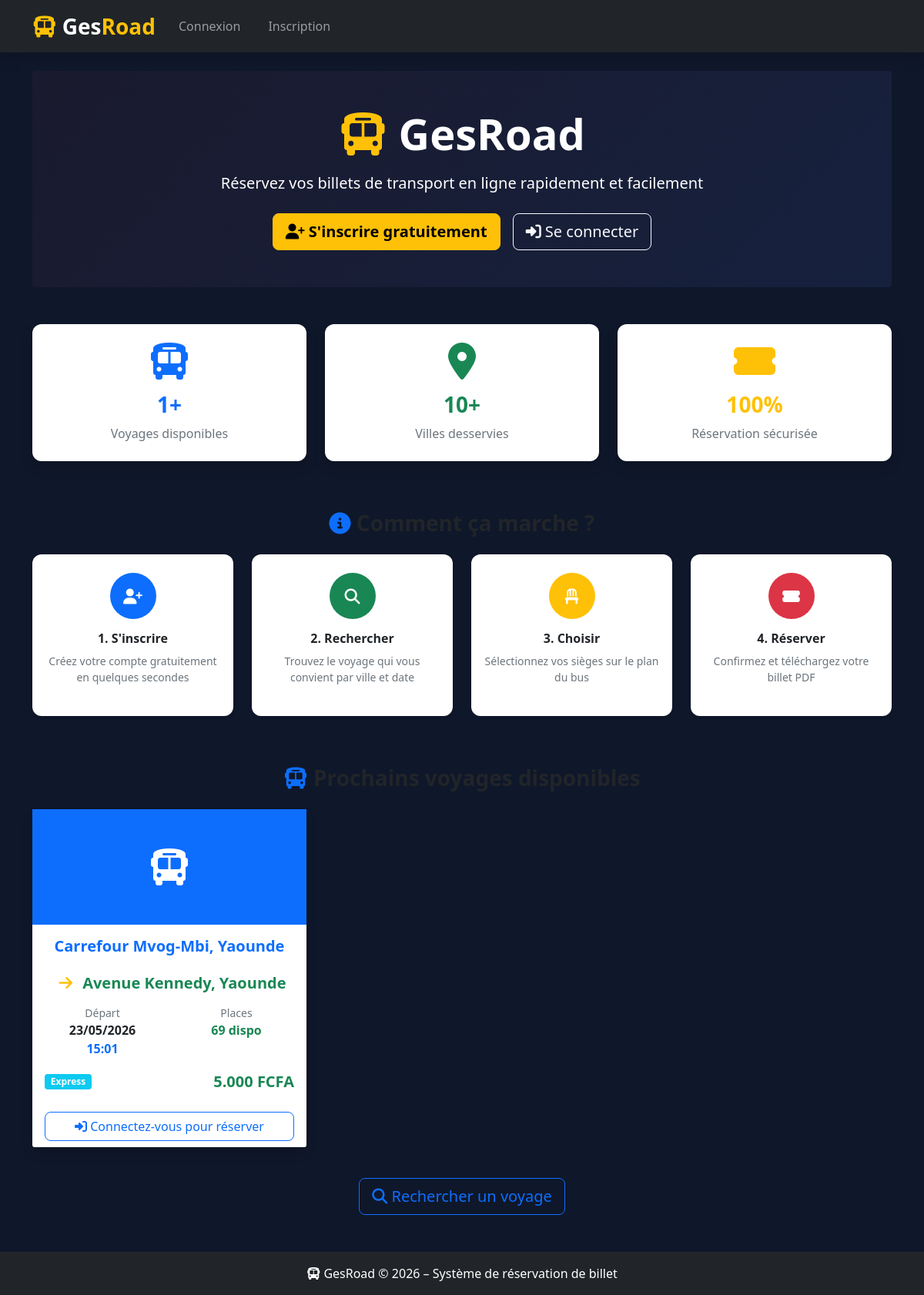
The page / on the database its author committed.
### tables this page shows
CREATE TABLE `voyage` (
  `id` int(11) NOT NULL AUTO_INCREMENT,
  `agencelocaledeapart_id` int(11) NOT NULL,
  `trajetchauffeur_id` int(11) DEFAULT NULL,
  `agenceloacledarrive_id` int(11) NOT NULL,
  `type_id` int(11) DEFAULT NULL,
  `bus_id` int(11) DEFAULT NULL,
  `dateheuredepart` datetime DEFAULT NULL,
  `dateheurearrive` datetime DEFAULT NULL,
  `prix` float DEFAULT NULL,
  `statut` int(11) DEFAULT NULL,
  `placerestante` int(11) DEFAULT NULL,
  PRIMARY KEY (`id`),
  KEY `FK_Association_16` (`agenceloacledarrive_id`),
  KEY `FK_Association_17` (`trajetchauffeur_id`),
  KEY `FK_Association_18` (`agencelocaledeapart_id`),
  KEY `FK_Association_6` (`bus_id`),
  KEY `FK_Association_7` (`type_id`),
  CONSTRAINT `FK_Association_16` FOREIGN KEY (`agenceloacledarrive_id`) REFERENCES `agence_locale` (`id`),
  CONSTRAINT `FK_Association_17` FOREIGN KEY (`trajetchauffeur_id`) REFERENCES `trajet_chauffeur` (`id`),
  CONSTRAINT `FK_Association_18` FOREIGN KEY (`agencelocaledeapart_id`) REFERENCES `agence_locale` (`id`),
  CONSTRAINT `FK_Association_6` FOREIGN KEY (`bus_id`) REFERENCES `bus` (`id`),
  CONSTRAINT `FK_Association_7` FOREIGN KEY (`type_id`) REFERENCES `typevoyage` (`id`)
);

CREATE TABLE `agence_locale` (
  `id` int(11) NOT NULL AUTO_INCREMENT,
  `agence_id` int(11) DEFAULT NULL,
  `addresse` varchar(254) DEFAULT NULL,
  `telephone` varchar(254) DEFAULT NULL,
  `statut` int(11) DEFAULT NULL,
  `photo` varchar(255) DEFAULT NULL,
  PRIMARY KEY (`id`),
  KEY `FK_Association_1` (`agence_id`),
  CONSTRAINT `FK_Association_1` FOREIGN KEY (`agence_id`) REFERENCES `agence` (`id`)
);

CREATE TABLE `typevoyage` (
  `id` int(11) NOT NULL AUTO_INCREMENT,
  `libelle` varchar(254) DEFAULT NULL,
  `description` int(11) DEFAULT NULL,
  PRIMARY KEY (`id`)
);

### controllers/homecontrollers.php (called while the page is built, shortened)
<?php
class HomeController {
    private $pdo;
    public function __construct($pdo) {
        $this->pdo    = $pdo;
    }
    public function index() {
        $voyages      = $this->getProchainVoyages();
        $totalVoyages = $this->getTotalVoyages();
        require_once VIEWS . '/home/index.php';
    }
   private function getProchainVoyages() {
    $stmt = $this->pdo->prepare("
        SELECT
            v.id,
            t.villedepart,
            t.villearrive,
            v.dateheuredepart,
            v.prix,
            v.placerestante,
            tv.libelle        AS type_voyage,
            al1.addresse       AS agence_depart,
            al1.photo         AS photo_depart,
            al2.addresse       AS agence_arrivee,
            al2.photo         AS photo_arrivee
        FROM voyage v
        JOIN trajet_chauffeur tc ON tc.id  = v.trajetchauffeur_id
        JOIN trajet t            ON t.id   = tc.trajet_id
        JOIN typevoyage tv       ON tv.id  = v.type_id
        JOIN agence_locale al1   ON al1.id = v.agencelocaledeapart_id
        JOIN agence_locale al2   ON al2.id = v.agenceloacledarrive_id
        WHERE v.statut          = 0
        AND   v.placerestante   > 0
        AND   v.dateheuredepart >= NOW()
        ORDER BY v.dateheuredepart ASC
        LIMIT 6
    ");
    $stmt->execute();
    return $stmt->fetchAll(PDO::FETCH_ASSOC);
}
private function getTotalVoyages() {
    $stmt = $this->pdo->prepare("
        SELECT COUNT(*) AS total
        FROM voyage
        WHERE statut = 0
        AND placerestante > 0
        AND dateheuredepart >= NOW()
    ");
    $stmt->execute();
    $result = $stmt->fetch(PDO::FETCH_ASSOC);
    return $result['total'];
}
}
?>

### views/home/index.php (the view, shortened to what this page needs)
<?php
include __DIR__ . '/../../views/layout.php'; ?>
<div class="bg-dark text-white rounded p-5 mb-5 text-center"
     style="background: linear-gradient(135deg, #1a1a2e, #16213e) !important;">
    <h1 class="display-4 fw-bold mb-3">
        <i class="fas fa-bus text-warning"></i> GesRoad
    </h1>
    <p class="lead mb-4">
        Réservez vos billets de transport en ligne rapidement et facilement
    </p>
    <div class="d-flex justify-content-center gap-3">
        <?php if (!isset($_SESSION['user_id'])): ?>
            <a href="<?= BASE_URL ?>/index.php?controller=user&action=inscription"
               class="btn btn-warning btn-lg fw-bold">
                <i class="fas fa-user-plus"></i> S'inscrire gratuitement
            </a>
            <a href="<?= BASE_URL ?>/index.php?controller=user&action=login"
               class="btn btn-outline-light btn-lg">
                <i class="fas fa-sign-in-alt"></i> Se connecter
            </a>
        <?php endif; ?>
    </div>
</div>
<div class="row text-center mb-5">
    <div class="col-md-4 mb-3">
        <div class="card shadow border-0 h-100">
            <div class="card-body py-4">
                <i class="fas fa-bus fa-3x text-primary mb-3"></i>
   <h3 class="fw-bold text-primary"><?= $totalVoyages ?>+</h3>
                <p class="text-muted mb-0">Voyages disponibles</p>
            </div>
        </div>
    </div>
    <div class="col-md-4 mb-3">
        <div class="card shadow border-0 h-100">
            <div class="card-body py-4">
                <i class="fas fa-map-marker-alt fa-3x text-success mb-3"></i>
                <h3 class="fw-bold text-success">10+</h3>
                <p class="text-muted mb-0">Villes desservies</p>
            </div>
        </div>
    </div>
    <div class="col-md-4 mb-3">
        <div class="card shadow border-0 h-100">
            <div class="card-body py-4">
                <i class="fas fa-ticket-alt fa-3x text-warning mb-3"></i>
                <h3 class="fw-bold text-warning">100%</h3>
                <p class="text-muted mb-0">Réservation sécurisée</p>
            </div>
        </div>
    </div>
</div>
<div class="mb-5">
    <h3 class="text-center fw-bold mb-4">
        <i class="fas fa-info-circle text-primary"></i> Comment ça marche ?
    </h3>
    <div class="row text-center">
        <div class="col-md-3 mb-3">
            <div class="card border-0 shadow-sm h-100">
                <div class="card-body py-4">
                    <div class="bg-primary text-white rounded-circle d-inline-flex align-items-center justify-content-center mb-3"
                         style="width:60px; height:60px;">
                        <i class="fas fa-user-plus fa-lg"></i>
                    </div>
                    <h6 class="fw-bold">1. S'inscrire</h6>
                    <p class="text-muted small">Créez votre compte gratuitement en quelques secondes</p>
                </div>
            </div>
        </div>
        <div class="col-md-3 mb-3">
            <div class="card border-0 shadow-sm h-100">
                <div class="card-body py-4">
                    <div class="bg-success text-white rounded-circle d-inline-flex align-items-center justify-content-center mb-3"
                         style="width:60px; height:60px;">
                        <i class="fas fa-search fa-lg"></i>
                    </div>
                    <h6 class="fw-bold">2. Rechercher</h6>
                    <p class="text-muted small">Trouvez le voyage qui vous convient par ville et date</p>
                </div>
            </div>
        </div>
        <div class="col-md-3 mb-3">
            <div class="card border-0 shadow-sm h-100">
                <div class="card-body py-4">
                    <div class="bg-warning text-white rounded-circle d-inline-flex align-items-center justify-content-center mb-3"
                         style="width:60px; height:60px;">
                        <i class="fas fa-chair fa-lg"></i>
                    </div>
                    <h6 class="fw-bold">3. Choisir</h6>
                    <p class="text-muted small">Sélectionnez vos sièges sur le plan du bus</p>
                </div>
            </div>
        </div>
        <div class="col-md-3 mb-3">
            <div class="card border-0 shadow-sm h-100">
                <div class="card-body py-4">
                    <div class="bg-danger text-white rounded-circle d-inline-flex align-items-center justify-content-center mb-3"
                         style="width:60px; height:60px;">
                        <i class="fas fa-ticket-alt fa-lg"></i>
                    </div>
                    <h6 class="fw-bold">4. Réserver</h6>
                    <p class="text-muted small">Confirmez et téléchargez votre billet PDF</p>
                </div>
            </div>
        </div>
    </div>
</div>
<div class="mb-5">
    <h3 class="text-center fw-bold mb-4">
        <i class="fas fa-bus text-primary"></i> Prochains voyages disponibles
    </h3>
    <?php if (!empty($voyages)): ?>
        <div class="row">
            <?php foreach ($voyages as $voyage): ?>
                <div class="col-md-4 mb-4">
                    <div class="card shadow border-0 h-100">
                        <?php if ($voyage['photo_depart']): ?>
                            <img
                                src="<?= BASE_URL ?>/uploads/agences/<?= $voyage['photo_depart'] ?>"
                                class="card-img-top"
                                style="height: 150px; object-fit: cover;"
                                alt="<?= $voyage['agence_depart'] ?>"
                            >
                        <?php else: ?>
                            <div class="bg-primary d-flex align-items-center justify-content-center"
                                 style="height: 150px;">
                                <i class="fas fa-bus fa-3x text-white"></i>
                            </div>
                        <?php endif; ?>
                        <div class="card-body">
                            <h5 class="fw-bold text-center mb-3">
                                <span class="text-primary"><?= $voyage['agence_depart'] ?></span><br> </br>
                                <i class="fas fa-arrow-right text-warning mx-2"></i>
                                <span class="text-success"><?= $voyage['agence_arrivee'] ?></span>
                            </h5>
                            <div class="row text-center mb-3">
                                <div class="col-6">
                                    <small class="text-muted d-block">Départ</small>
                                    <span class="fw-bold">
                                        <?= date('d/m/Y', strtotime($voyage['dateheuredepart'])) ?>
                                    </span><br>
                                    <span class="text-primary fw-bold">
                                        <?= date('H:i', strtotime($voyage['dateheuredepart'])) ?>
                                    </span>
                                </div>
                                <div class="col-6">
                                    <small class="text-muted d-block">Places</small>
                                    <span class="fw-bold text-success">
                                        <?= $voyage['placerestante'] ?> dispo
                                    </span>
                                </div>
                            </div>
                            <div class="d-flex justify-content-between align-items-center">
                                <span class="badge bg-info"><?= $voyage['type_voyage'] ?></span>
                                <span class="fw-bold text-success fs-5">
                                    <?= number_format($voyage['prix'], 0, ',', '.') ?> FCFA
                                </span>
                            </div>
                        </div>
                        <div class="card-footer border-0 bg-white">
                            <?php if (isset($_SESSION['user_id'])): ?>
                                <a href="<?= BASE_URL ?>/index.php?controller=reservation&action=creer&voyage_id=<?= $voyage['id'] ?>"
                                   class="btn btn-primary w-100">
                                    <i class="fas fa-ticket-alt"></i> Réserver
                                </a>
                            <?php else: ?>
                                <a href="<?= BASE_URL ?>/index.php?controller=user&action=login"
                                   class="btn btn-outline-primary w-100">
                                    <i class="fas fa-sign-in-alt"></i> Connectez-vous pour réserver
                                </a>
                            <?php endif; ?>
                        </div>
                    </div>
                </div>
            <?php endforeach; ?>
        </div>
        <div class="text-center mt-3">
            <a href="<?= BASE_URL ?>/index.php?controller=voyage&action=recherche"
               class="btn btn-outline-primary btn-lg">
                <i class="fas fa-search"></i> Rechercher un voyage
            </a>
        </div>
    <?php endif; ?>
</div>
<?php include ROOT . '/views/layout_footer.php'; ?>

### assets/css/style.css (style rules this page uses)
body { background-size: cover; background-position: center; background-repeat: no-repeat; transition: background-image 1s ease-in-out; }
html, body { height: 100%; margin: 0; background-color: #0f172a; }
.card { border-radius: 12px; border: none; }
.btn { border-radius: 8px; }

### rows shown on the page
voyage: agencelocaledeapart.addresse "Carrefour Mvog-Mbi, Yaounde", agenceloacledarrive.addresse "Avenue Kennedy, Yaounde", dateheuredepart "23/05/2026", dateheuredepart "15:01", placerestante "69", type.libelle "Express", prix "5.000"

### other values the page prints
$totalVoyages "1"
